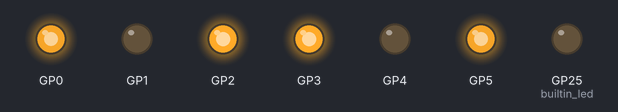
The program below on a simulated Raspberry Pi Pico running MicroPython. Shown: output pins drawn as LEDs (lit = HIGH). At 4.2 s the program stops and its outputs stay as they are.

Above: at 0.15 s.
At 1.06 s:
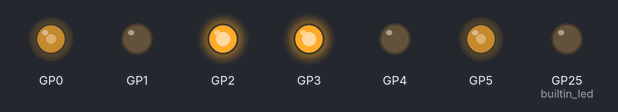
At 1.67 s:
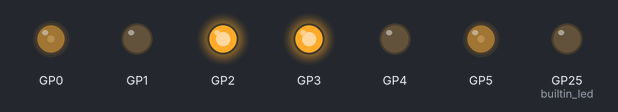
At 2.28 s:
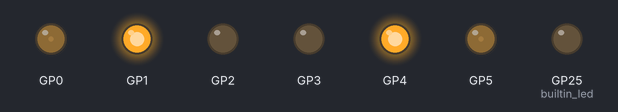
At 3.19 s:
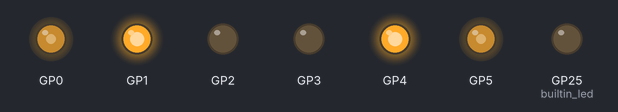
At 4.3 s:
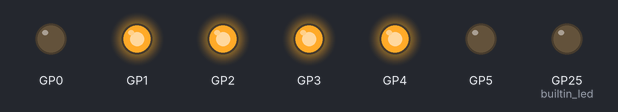
Timing chart, 0 to 5.7 s (numbered marks = the images above):
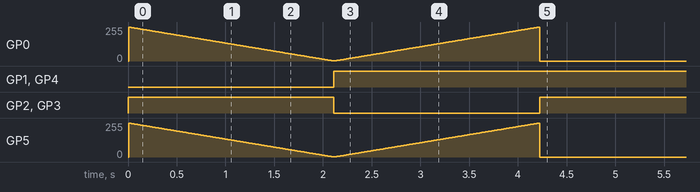

The program:

main.py
```python
from machine import Pin, Timer
import utime

from drivetrain import Drivetrain
from motor import L298N

builtin_led = Pin("LED", Pin.OUT)

def linspace(a, b, n=100):
    if n < 2:
        return [b]
    diff = (float(b) - a)/(n - 1)
    return [diff * i + a  for i in range(n)]

def run():
    left = L298N(0, 1, 2)
    right = L298N(5, 3, 4)

    dt = Drivetrain(left, right)

    # Test tank drive
    nsamples = 1000
    time_s = 4

    for i in linspace(-1, 1, nsamples):
        dt.tankDrive(i, -i)
        utime.sleep_ms(int(time_s * 1000 / nsamples))

    dt.tankDrive(0,0)

if __name__ == "__main__":
    run()
```

drivetrain.py
```python
from motor import L298N


class Drivetrain:
    def __init__(self, left: L298N, right: L298N):
        self.left = left
        self.right = right
        self.left.set_speed(0)
        self.right.set_speed(0)

    def tankDrive(self, left: float, right: float):
        assert -1 <= left <= 1, "left must be in range -1..1"
        assert -1 <= right <= 1, "right must be in range -1..1"

        self.left.set_speed(left)
        self.right.set_speed(right)

    def arcadeDrive(self, speed: float, rotation: float):
        assert -1 <= speed <= 1, "speed must be in range -1..1"
        assert -1 <= rotation <= 1, "rotation must be in range -1..1"

        self.tankDrive(speed + rotation, speed - rotation)
```

motor.py
```python
from machine import Pin, PWM
import math

class L298N:
    # def __init__(self, ena: int, in1:int, in2:int):
    def __init__(self, ena, in1, in2):
        assert ena in range(0, 29+1), "ena must be in range 0..29"
        assert in1 in range(0, 29+1), "in1 must be in range 0..29"
        assert in2 in range(0, 29+1), "in2 must be in range 0..29"

        self.in1 = Pin(in1, Pin.OUT)
        self.in2 = Pin(in2, Pin.OUT)

        self.ena = PWM(Pin(ena))  # type: ignore
        # https://learn.adafruit.com/improve-low-speed-performance-of-brushed-dc-motors
        # hence the freq=50
        self.ena.freq(50)

    def set_speed(self, speed: float):
        assert -1 <= speed <= 1, "speed must be in range -1..1"

        if speed > 0:
            self.in1.value(1)
            self.in2.value(0)
        elif speed < 0:
            self.in1.value(0)
            self.in2.value(1)
        else:
            self.in1.value(1)
            self.in2.value(1)

        self.ena.duty_u16(int(math.fabs(speed) * 65535))


class SmartMotor:
    """
    - L298N
    - SimpleMotorFeedForward
    - ProfiledPID or at least PID
    """
    def __init__(self, ena: int, in1:int, in2:int):
        self.l298n = L298N(ena, in1, in2)

    def set_speed_raw(self, speed: float):
        self.l298n.set_speed(speed)

    
```

Measured:
- by itself, GP1, GP4: LOW → HIGH at 2.1 s
- by itself, GP2, GP3: LOW → HIGH at 0.00 s, → LOW 2.1 s later, → HIGH 2.1 s later
